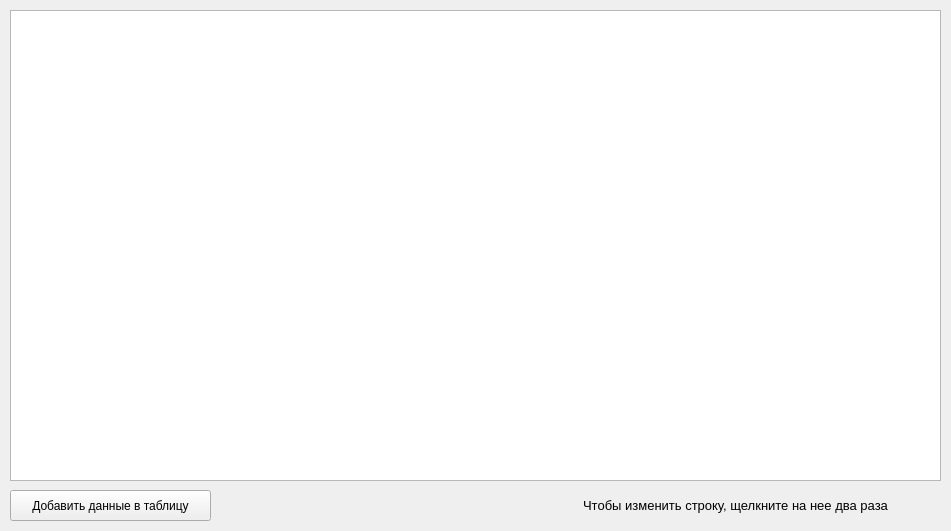
<?xml version="1.0" encoding="UTF-8"?>
<ui version="4.0">
 <class>MainWindow</class>
 <widget class="QMainWindow" name="MainWindow">
  <property name="geometry">
   <rect>
    <x>0</x>
    <y>0</y>
    <width>951</width>
    <height>531</height>
   </rect>
  </property>
  <property name="windowTitle">
   <string>Эспрессо</string>
  </property>
  <widget class="QWidget" name="centralwidget">
   <widget class="QTableWidget" name="table">
    <property name="geometry">
     <rect>
      <x>10</x>
      <y>10</y>
      <width>931</width>
      <height>471</height>
     </rect>
    </property>
   </widget>
   <widget class="QPushButton" name="add_data">
    <property name="geometry">
     <rect>
      <x>10</x>
      <y>490</y>
      <width>201</width>
      <height>31</height>
     </rect>
    </property>
    <property name="text">
     <string>Добавить данные в таблицу</string>
    </property>
   </widget>
   <widget class="QLabel" name="info">
    <property name="geometry">
     <rect>
      <x>530</x>
      <y>490</y>
      <width>411</width>
      <height>31</height>
     </rect>
    </property>
    <property name="text">
     <string>&lt;html&gt;&lt;head/&gt;&lt;body&gt;&lt;p align=&quot;center&quot;&gt;&lt;span style=&quot; font-size:10pt;&quot;&gt;Чтобы изменить строку, щелкните на нее два раза&lt;/span&gt;&lt;/p&gt;&lt;/body&gt;&lt;/html&gt;</string>
    </property>
   </widget>
  </widget>
 </widget>
 <resources/>
 <connections/>
</ui>
